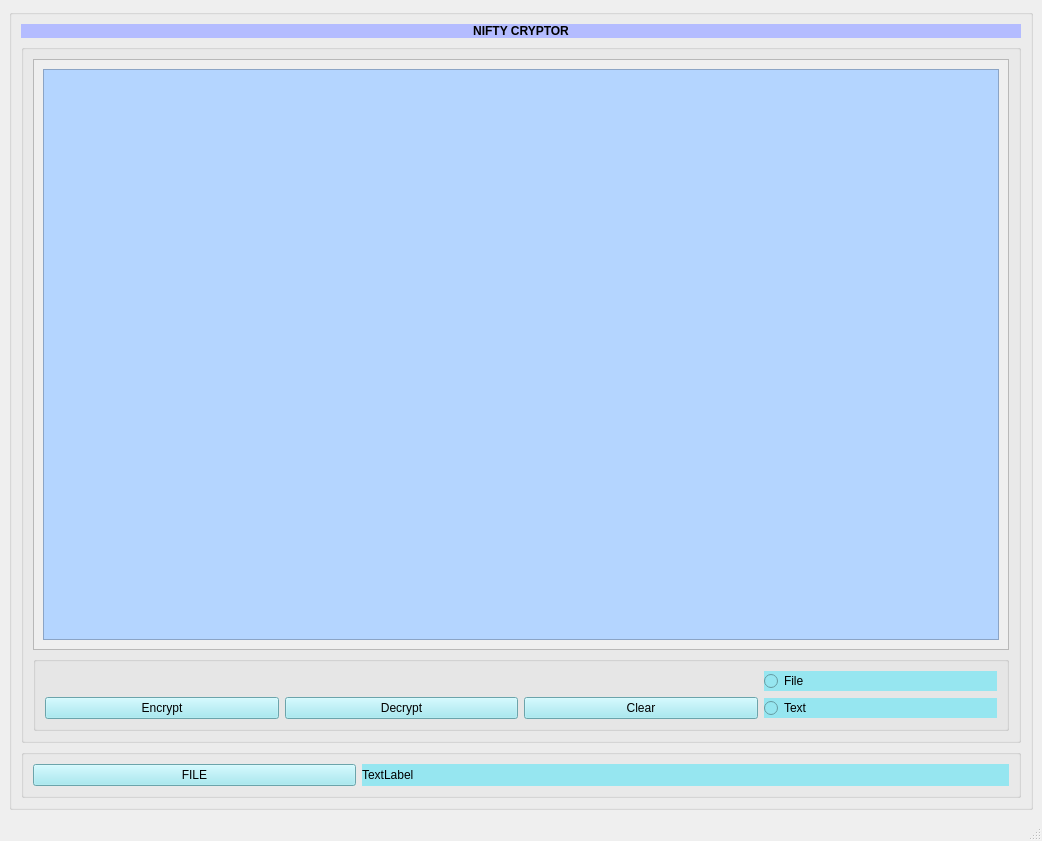
<?xml version="1.0" encoding="UTF-8"?>
<ui version="4.0">
 <class>MainWindow</class>
 <widget class="QMainWindow" name="MainWindow">
  <property name="geometry">
   <rect>
    <x>0</x>
    <y>0</y>
    <width>1042</width>
    <height>841</height>
   </rect>
  </property>
  <property name="windowTitle">
   <string>MainWindow</string>
  </property>
  <widget class="QWidget" name="centralwidget">
   <layout class="QGridLayout" name="gridLayout_6">
    <item row="0" column="0">
     <widget class="QGroupBox" name="groupBox_5">
      <property name="title">
       <string/>
      </property>
      <layout class="QGridLayout" name="gridLayout_4">
       <item row="0" column="0">
        <widget class="QLabel" name="label_2">
         <property name="styleSheet">
          <string notr="true">background-color: rgb(180, 188, 255);
font: italic 48pt &quot;Monotype Corsiva&quot;;</string>
         </property>
         <property name="text">
          <string>&lt;html&gt;&lt;head/&gt;&lt;body&gt;&lt;p align=&quot;center&quot;&gt;&lt;span style=&quot; font-weight:600;&quot;&gt;NIFTY CRYPTOR&lt;/span&gt;&lt;/p&gt;&lt;/body&gt;&lt;/html&gt;</string>
         </property>
        </widget>
       </item>
       <item row="1" column="0">
        <widget class="QGroupBox" name="groupBox">
         <property name="title">
          <string/>
         </property>
         <layout class="QGridLayout" name="gridLayout">
          <item row="1" column="0">
           <widget class="QGroupBox" name="groupBox_2">
            <property name="title">
             <string/>
            </property>
            <layout class="QGridLayout" name="gridLayout_2">
             <item row="1" column="4">
              <widget class="QRadioButton" name="radioButton">
               <property name="styleSheet">
                <string notr="true">background-color: rgb(150,230, 240);
font: 12pt &quot;Palatino Linotype&quot;;
font: 12pt &quot;MS Shell Dlg 2&quot;;</string>
               </property>
               <property name="text">
                <string>Text</string>
               </property>
              </widget>
             </item>
             <item row="1" column="0">
              <widget class="QPushButton" name="encrypt">
               <property name="styleSheet">
                <string notr="true">background-color: rgb(150,230, 240);
font: 20pt &quot;Palatino Linotype&quot;;
font: 14pt &quot;MS Shell Dlg 2&quot;;</string>
               </property>
               <property name="text">
                <string>Encrypt</string>
               </property>
              </widget>
             </item>
             <item row="0" column="4">
              <widget class="QRadioButton" name="radioButton_2">
               <property name="styleSheet">
                <string notr="true">background-color: rgb(150,230, 240);
font: 12pt &quot;Palatino Linotype&quot;;
font: 12pt &quot;MS Shell Dlg 2&quot;;</string>
               </property>
               <property name="text">
                <string>File</string>
               </property>
              </widget>
             </item>
             <item row="1" column="2">
              <widget class="QPushButton" name="clear">
               <property name="styleSheet">
                <string notr="true">background-color: rgb(150,230, 240);
font: 20pt &quot;Palatino Linotype&quot;;
font: 14pt &quot;MS Shell Dlg 2&quot;;</string>
               </property>
               <property name="text">
                <string>Clear</string>
               </property>
              </widget>
             </item>
             <item row="1" column="1">
              <widget class="QPushButton" name="decrypt">
               <property name="styleSheet">
                <string notr="true">background-color: rgb(150,230, 240);
font: 20pt &quot;Palatino Linotype&quot;;
font: 14pt &quot;MS Shell Dlg 2&quot;;</string>
               </property>
               <property name="text">
                <string>Decrypt</string>
               </property>
              </widget>
             </item>
            </layout>
           </widget>
          </item>
          <item row="0" column="0">
           <widget class="QScrollArea" name="scrollArea">
            <property name="widgetResizable">
             <bool>true</bool>
            </property>
            <widget class="QWidget" name="scrollAreaWidgetContents_2">
             <property name="geometry">
              <rect>
               <x>0</x>
               <y>0</y>
               <width>982</width>
               <height>510</height>
              </rect>
             </property>
             <layout class="QGridLayout" name="gridLayout_5">
              <item row="0" column="0">
               <widget class="QPlainTextEdit" name="text">
                <property name="styleSheet">
                 <string notr="true">background-color: rgb(180, 213, 255);</string>
                </property>
               </widget>
              </item>
             </layout>
            </widget>
           </widget>
          </item>
         </layout>
        </widget>
       </item>
       <item row="2" column="0">
        <widget class="QGroupBox" name="groupBox_3">
         <property name="title">
          <string/>
         </property>
         <layout class="QGridLayout" name="gridLayout_3">
          <item row="0" column="1" colspan="2">
           <widget class="QLabel" name="path">
            <property name="styleSheet">
             <string notr="true">background-color: rgb(150,230, 240);
font: 20pt &quot;Palatino Linotype&quot;;
font: 14pt &quot;MS Shell Dlg 2&quot;;</string>
            </property>
            <property name="text">
             <string>TextLabel</string>
            </property>
           </widget>
          </item>
          <item row="0" column="0">
           <widget class="QPushButton" name="file_upload">
            <property name="styleSheet">
             <string notr="true">background-color: rgb(150,230, 240);
font: 20pt &quot;Palatino Linotype&quot;;
font: 14pt &quot;MS Shell Dlg 2&quot;;</string>
            </property>
            <property name="text">
             <string>FILE</string>
            </property>
           </widget>
          </item>
         </layout>
        </widget>
       </item>
      </layout>
     </widget>
    </item>
   </layout>
  </widget>
  <widget class="QMenuBar" name="menubar">
   <property name="geometry">
    <rect>
     <x>0</x>
     <y>0</y>
     <width>1042</width>
     <height>21</height>
    </rect>
   </property>
  </widget>
  <widget class="QStatusBar" name="statusbar"/>
 </widget>
 <resources/>
 <connections/>
</ui>
